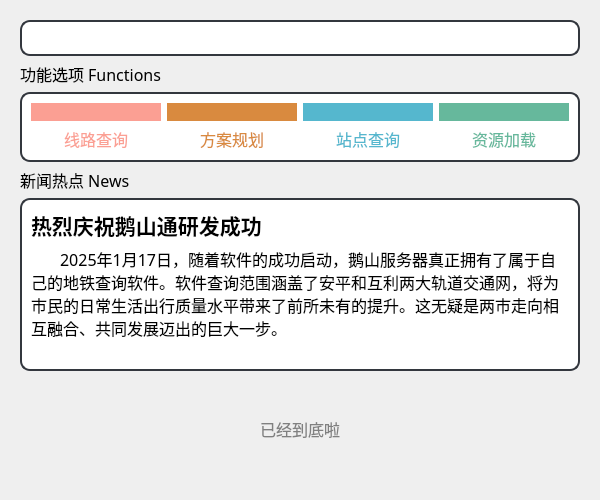
<?xml version="1.0" encoding="UTF-8"?>
<ui version="4.0">
 <class>Dialog</class>
 <widget class="QDialog" name="Dialog">
  <property name="geometry">
   <rect>
    <x>0</x>
    <y>0</y>
    <width>600</width>
    <height>500</height>
   </rect>
  </property>
  <property name="sizePolicy">
   <sizepolicy hsizetype="Expanding" vsizetype="Expanding">
    <horstretch>0</horstretch>
    <verstretch>0</verstretch>
   </sizepolicy>
  </property>
  <property name="maximumSize">
   <size>
    <width>600</width>
    <height>500</height>
   </size>
  </property>
  <property name="windowTitle">
   <string>鹅山通</string>
  </property>
  <property name="windowIcon">
   <iconset>
    <normaloff>icon.svg</normaloff>icon.svg</iconset>
  </property>
  <layout class="QVBoxLayout" name="verticalLayout" stretch="0">
   <item>
    <widget class="QScrollArea" name="scrollArea">
     <property name="sizePolicy">
      <sizepolicy hsizetype="Expanding" vsizetype="Expanding">
       <horstretch>0</horstretch>
       <verstretch>0</verstretch>
      </sizepolicy>
     </property>
     <property name="styleSheet">
      <string notr="true">QScrollArea {
	border: none;
}
QScrollBar:vertical {
	border: none;
	width: 10px;
	margin: 0px 0 0px 0;
}
QScrollBar::handle:vertical {
	background: Gainsboro;
	min-height: 20px;
	border-radius: 5px;
	border: none;
}
QScrollBar::add-line:vertical {
	border: 0px solid grey;
	height: 0px;
	subcontrol-position: bottom;
	subcontrol-origin: margin;
}
QScrollBar::sub-line:vertical {
	border: 0px solid grey;
	height: 0px;
	subcontrol-position: top;
	subcontrol-origin: margin;
}
QScrollBar::add-page:vertical, QScrollBar::sub-page:vertical {	
	background: none;
	width: 0px;
	height: 0px;
}
QScrollBar::handle:vertical:hover,QScrollBar::handle:vertical:pressed{
	background: rgb(209, 209, 209);
	min-height: 20px;
	border-radius: 5px;
	border: none;
}</string>
     </property>
     <property name="verticalScrollBarPolicy">
      <enum>Qt::ScrollBarAsNeeded</enum>
     </property>
     <property name="horizontalScrollBarPolicy">
      <enum>Qt::ScrollBarAlwaysOff</enum>
     </property>
     <property name="sizeAdjustPolicy">
      <enum>QAbstractScrollArea::AdjustIgnored</enum>
     </property>
     <property name="widgetResizable">
      <bool>true</bool>
     </property>
     <widget class="QWidget" name="scrollAreaWidgetContents">
      <property name="geometry">
       <rect>
        <x>0</x>
        <y>0</y>
        <width>572</width>
        <height>831</height>
       </rect>
      </property>
      <property name="sizePolicy">
       <sizepolicy hsizetype="Expanding" vsizetype="Expanding">
        <horstretch>0</horstretch>
        <verstretch>0</verstretch>
       </sizepolicy>
      </property>
      <property name="maximumSize">
       <size>
        <width>16777215</width>
        <height>16777215</height>
       </size>
      </property>
      <layout class="QVBoxLayout" name="mainLayout" stretch="0,0,0,0,100">
       <item>
        <widget class="QGroupBox" name="groupBox_3">
         <property name="styleSheet">
          <string notr="true">QGroupBox {
	color: black;
	border: 2px solid #33373E; 
	border-radius: 10px; 
	background-color: white;
}</string>
         </property>
         <property name="title">
          <string/>
         </property>
         <layout class="QHBoxLayout" name="horizontalLayout_2">
          <item>
           <widget class="QPushButton" name="cut">
            <property name="sizePolicy">
             <sizepolicy hsizetype="Minimum" vsizetype="Expanding">
              <horstretch>0</horstretch>
              <verstretch>0</verstretch>
             </sizepolicy>
            </property>
            <property name="styleSheet">
             <string notr="true">QPushButton {
	border-radius: 10px;
}
QPushButton:hover {
    background-color: rgba(200, 200, 200, 90); 
}
QPushButton:pressed {
    background-color: rgba(190, 190, 190, 90); 
}</string>
            </property>
            <property name="text">
             <string/>
            </property>
            <property name="icon">
             <iconset>
              <normaloff>left.png</normaloff>left.png</iconset>
            </property>
            <property name="iconSize">
             <size>
              <width>30</width>
              <height>30</height>
             </size>
            </property>
           </widget>
          </item>
          <item>
           <widget class="QLabel" name="cover">
            <property name="text">
             <string/>
            </property>
            <property name="pixmap">
             <pixmap>../ad/cover_1.png</pixmap>
            </property>
           </widget>
          </item>
          <item>
           <widget class="QPushButton" name="plus">
            <property name="sizePolicy">
             <sizepolicy hsizetype="Minimum" vsizetype="Expanding">
              <horstretch>0</horstretch>
              <verstretch>0</verstretch>
             </sizepolicy>
            </property>
            <property name="styleSheet">
             <string notr="true">QPushButton {
	border-radius: 10px;
}
QPushButton:hover {
    background-color: rgba(200, 200, 200, 90); 
}
QPushButton:pressed {
    background-color: rgba(190, 190, 190, 90); 
}</string>
            </property>
            <property name="text">
             <string/>
            </property>
            <property name="icon">
             <iconset>
              <normaloff>right.png</normaloff>right.png</iconset>
            </property>
            <property name="iconSize">
             <size>
              <width>30</width>
              <height>30</height>
             </size>
            </property>
           </widget>
          </item>
         </layout>
        </widget>
       </item>
       <item>
        <widget class="QLabel" name="label_5">
         <property name="font">
          <font>
           <family>微软雅黑</family>
           <pointsize>12</pointsize>
          </font>
         </property>
         <property name="text">
          <string>功能选项 Functions</string>
         </property>
        </widget>
       </item>
       <item>
        <widget class="QGroupBox" name="groupBox">
         <property name="styleSheet">
          <string notr="true">QGroupBox {
	color: black;
	background-color: white;
	border: 2px solid #33373E;
	border-radius: 10px; 
}</string>
         </property>
         <property name="title">
          <string/>
         </property>
         <layout class="QHBoxLayout" name="horizontalLayout">
          <item>
           <layout class="QVBoxLayout" name="verticalLayout_4">
            <item>
             <widget class="QPushButton" name="route">
              <property name="sizePolicy">
               <sizepolicy hsizetype="Expanding" vsizetype="Expanding">
                <horstretch>0</horstretch>
                <verstretch>0</verstretch>
               </sizepolicy>
              </property>
              <property name="styleSheet">
               <string notr="true">QPushButton {
	border-radius: 10px;
	border: 2px solid rgb(251,159,147);
    background-color: rgb(251,159,147);      
}
QPushButton:hover {
    background-color: rgb(241,149,137); 
}
QPushButton:pressed {
	border: 2px solid rgb(241,149,137);
    background-color: rgb(241,149,137); 
}</string>
              </property>
              <property name="text">
               <string/>
              </property>
              <property name="icon">
               <iconset>
                <normaloff>route.png</normaloff>route.png</iconset>
              </property>
              <property name="iconSize">
               <size>
                <width>45</width>
                <height>45</height>
               </size>
              </property>
             </widget>
            </item>
            <item>
             <widget class="QLabel" name="label_7">
              <property name="font">
               <font>
                <family>微软雅黑</family>
                <pointsize>12</pointsize>
               </font>
              </property>
              <property name="styleSheet">
               <string notr="true">color: rgb(251,159,147);</string>
              </property>
              <property name="text">
               <string>线路查询</string>
              </property>
              <property name="alignment">
               <set>Qt::AlignCenter</set>
              </property>
             </widget>
            </item>
           </layout>
          </item>
          <item>
           <layout class="QVBoxLayout" name="verticalLayout_5">
            <item>
             <widget class="QPushButton" name="plan">
              <property name="sizePolicy">
               <sizepolicy hsizetype="Expanding" vsizetype="Expanding">
                <horstretch>0</horstretch>
                <verstretch>0</verstretch>
               </sizepolicy>
              </property>
              <property name="styleSheet">
               <string notr="true">QPushButton {
	border-radius: 10px;
	border: 2px solid rgb(217,138,63);
    background-color: rgb(217,138,63);     
}
QPushButton:hover {
    background-color: rgb(207,128,53);
}
QPushButton:pressed {
	border: 2px solid rgb(207,128,53);
    background-color: rgb(207,128,53);
}</string>
              </property>
              <property name="text">
               <string/>
              </property>
              <property name="icon">
               <iconset>
                <normaloff>plan.png</normaloff>plan.png</iconset>
              </property>
              <property name="iconSize">
               <size>
                <width>45</width>
                <height>45</height>
               </size>
              </property>
             </widget>
            </item>
            <item>
             <widget class="QLabel" name="label_8">
              <property name="font">
               <font>
                <family>微软雅黑</family>
                <pointsize>12</pointsize>
               </font>
              </property>
              <property name="styleSheet">
               <string notr="true">color: rgb(217,138,63);</string>
              </property>
              <property name="text">
               <string>方案规划</string>
              </property>
              <property name="alignment">
               <set>Qt::AlignCenter</set>
              </property>
             </widget>
            </item>
           </layout>
          </item>
          <item>
           <layout class="QVBoxLayout" name="verticalLayout_6">
            <item>
             <widget class="QPushButton" name="search">
              <property name="sizePolicy">
               <sizepolicy hsizetype="Expanding" vsizetype="Expanding">
                <horstretch>0</horstretch>
                <verstretch>0</verstretch>
               </sizepolicy>
              </property>
              <property name="styleSheet">
               <string notr="true">QPushButton {
	border-radius: 10px;
	border: 2px solid rgb(85,183,206);
    background-color: rgb(85,183,206);     
}
QPushButton:hover {
    background-color: rgb(75,173,196);
}
QPushButton:pressed {
	border: 2px solid rgb(75,173,196);
    background-color: rgb(75,173,196);
}</string>
              </property>
              <property name="text">
               <string/>
              </property>
              <property name="icon">
               <iconset>
                <normaloff>search.png</normaloff>search.png</iconset>
              </property>
              <property name="iconSize">
               <size>
                <width>40</width>
                <height>40</height>
               </size>
              </property>
             </widget>
            </item>
            <item>
             <widget class="QLabel" name="label_9">
              <property name="font">
               <font>
                <family>微软雅黑</family>
                <pointsize>12</pointsize>
               </font>
              </property>
              <property name="styleSheet">
               <string notr="true">color: rgb(85,183,206);</string>
              </property>
              <property name="text">
               <string>站点查询</string>
              </property>
              <property name="alignment">
               <set>Qt::AlignCenter</set>
              </property>
             </widget>
            </item>
           </layout>
          </item>
          <item>
           <layout class="QVBoxLayout" name="verticalLayout_7">
            <item>
             <widget class="QPushButton" name="pack">
              <property name="sizePolicy">
               <sizepolicy hsizetype="Expanding" vsizetype="Expanding">
                <horstretch>0</horstretch>
                <verstretch>0</verstretch>
               </sizepolicy>
              </property>
              <property name="styleSheet">
               <string notr="true">QPushButton {
	border-radius: 10px;
	border: 2px solid rgb(102,184,156);
    background-color: rgb(102,184,156);     
}
QPushButton:hover {
    background-color: rgb(92,174,146);
}
QPushButton:pressed {
	border: 2px solid rgb(92,174,146);
    background-color: rgb(92,174,146);
}</string>
              </property>
              <property name="text">
               <string/>
              </property>
              <property name="icon">
               <iconset>
                <normaloff>pack.png</normaloff>pack.png</iconset>
              </property>
              <property name="iconSize">
               <size>
                <width>40</width>
                <height>40</height>
               </size>
              </property>
             </widget>
            </item>
            <item>
             <widget class="QLabel" name="label_10">
              <property name="font">
               <font>
                <family>微软雅黑</family>
                <pointsize>12</pointsize>
               </font>
              </property>
              <property name="styleSheet">
               <string notr="true">color: rgb(102,184,156);</string>
              </property>
              <property name="text">
               <string>资源加载</string>
              </property>
              <property name="alignment">
               <set>Qt::AlignCenter</set>
              </property>
             </widget>
            </item>
           </layout>
          </item>
         </layout>
        </widget>
       </item>
       <item>
        <widget class="QLabel" name="label_4">
         <property name="font">
          <font>
           <family>微软雅黑</family>
           <pointsize>12</pointsize>
          </font>
         </property>
         <property name="text">
          <string>新闻热点 News</string>
         </property>
        </widget>
       </item>
       <item>
        <layout class="QVBoxLayout" name="verticalLayout_3">
         <item alignment="Qt::AlignTop">
          <widget class="QGroupBox" name="groupBox_2">
           <property name="sizePolicy">
            <sizepolicy hsizetype="Expanding" vsizetype="Fixed">
             <horstretch>0</horstretch>
             <verstretch>0</verstretch>
            </sizepolicy>
           </property>
           <property name="styleSheet">
            <string notr="true">QGroupBox {
	color: black;
	background-color: white;
	border: 2px solid #33373E; 
	border-radius: 10px; 
}</string>
           </property>
           <property name="title">
            <string/>
           </property>
           <layout class="QVBoxLayout" name="verticalLayout_2">
            <item>
             <widget class="QLabel" name="label">
              <property name="font">
               <font>
                <family>微软雅黑</family>
                <pointsize>16</pointsize>
                <weight>75</weight>
                <bold>true</bold>
               </font>
              </property>
              <property name="text">
               <string>热烈庆祝鹅山通研发成功</string>
              </property>
             </widget>
            </item>
            <item>
             <widget class="QLabel" name="label_2">
              <property name="sizePolicy">
               <sizepolicy hsizetype="Expanding" vsizetype="Fixed">
                <horstretch>0</horstretch>
                <verstretch>0</verstretch>
               </sizepolicy>
              </property>
              <property name="font">
               <font>
                <family>微软雅黑</family>
                <pointsize>12</pointsize>
               </font>
              </property>
              <property name="text">
               <string>       2025年1月17日，随着软件的成功启动，鹅山服务器真正拥有了属于自己的地铁查询软件。软件查询范围涵盖了安平和互利两大轨道交通网，将为市民的日常生活出行质量水平带来了前所未有的提升。这无疑是两市走向相互融合、共同发展迈出的巨大一步。</string>
              </property>
              <property name="wordWrap">
               <bool>true</bool>
              </property>
             </widget>
            </item>
            <item>
             <widget class="QLabel" name="label_3">
              <property name="text">
               <string/>
              </property>
              <property name="pixmap">
               <pixmap>../ad/ad_1.png</pixmap>
              </property>
              <property name="alignment">
               <set>Qt::AlignCenter</set>
              </property>
             </widget>
            </item>
           </layout>
          </widget>
         </item>
         <item>
          <widget class="QLabel" name="label_6">
           <property name="font">
            <font>
             <family>微软雅黑</family>
             <pointsize>12</pointsize>
            </font>
           </property>
           <property name="styleSheet">
            <string notr="true">color: gray;</string>
           </property>
           <property name="text">
            <string>已经到底啦</string>
           </property>
           <property name="alignment">
            <set>Qt::AlignCenter</set>
           </property>
          </widget>
         </item>
        </layout>
       </item>
      </layout>
     </widget>
    </widget>
   </item>
  </layout>
 </widget>
 <resources/>
 <connections/>
</ui>
